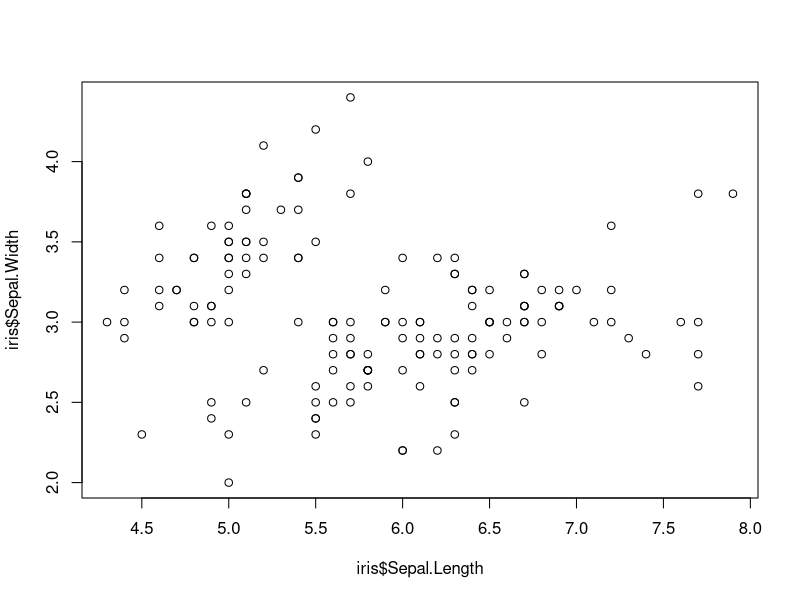
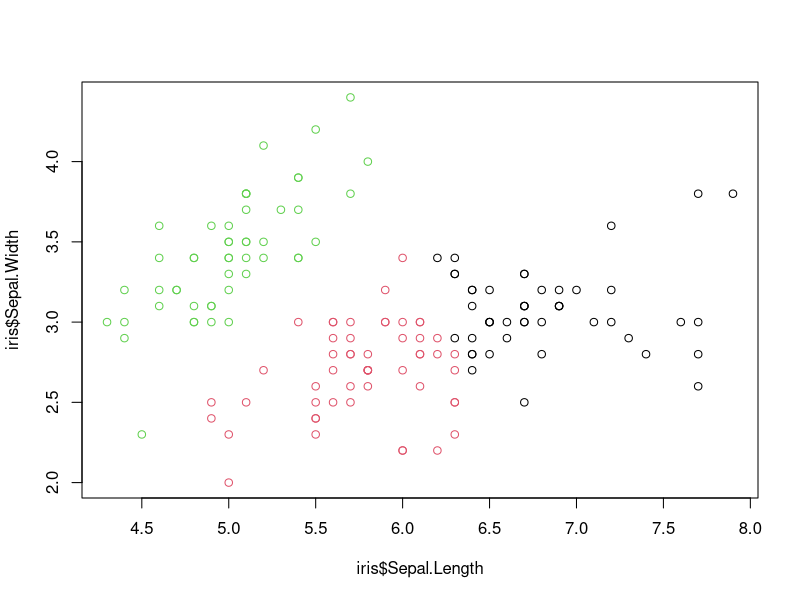
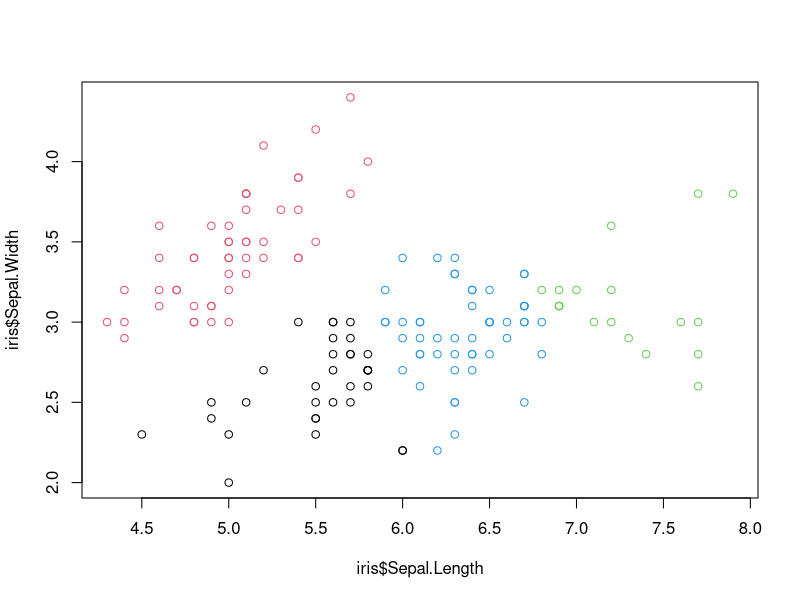

Reproduce these figures in R, in order. (Note: this script raises an error after producing the figures.)
setwd("~/dev/feg/day13")

data(iris)
str(iris)

plot(iris$Sepal.Length, iris$Sepal.Width)

iris.mat1 <- as.matrix(iris[, 1:2]) # 左ふたつの変数を使う
iris.km1 <- kmeans(iris.mat1, 3)    # 3個に分ける
iris.km4 <- kmeans(iris.mat1, 4)    # 4個に分ける

plot(iris$Sepal.Length, iris$Sepal.Width, col=iris.km1$cluster)
plot(iris$Sepal.Length, iris$Sepal.Width, col=iris.km4$cluster)

# クラスタ番号
# Clustering vector:
#  [1] 2 2 2 2 2 2 2 2 2 2 2 2 2 2 2 2 2 2 2 2 2 2 2 2 2 2 2 2 2 2 2 2 2 2 2 2 2 2 2 2 2 2 2 2 2 2 2 2
# [49] 2 2 1 1 1 3 1 3 1 3 1 3 3 3 3 3 3 1 3 3 3 3 3 3 3 3 1 1 1 1 3 3 3 3 3 3 3 3 1 3 3 3 3 3 3 3 3 3
# [97] 3 3 3 3 1 3 1 1 1 1 3 1 1 1 1 1 1 3 3 1 1 1 1 3 1 3 1 3 1 1 3 3 1 1 1 1 1 3 3 1 1 1 3 1 1 1 3 1
# [145] 1 1 3 1 1 3

# クラスタの中心となる３つの点
# Cluster means:
#   Sepal.Length Sepal.Width
# 1     6.812766    3.074468
# 2     5.006000    3.428000
# 3     5.773585    2.692453

plot()

par(mfrow=c(1,2))
plot(iris$Sepal.Length, iris$Sepal.Width, col=iris.km1$cluster, main="Clustering")
plot(iris$Sepal.Length, iris$Sepal.Width, col=iris$Species, main="Answer")
par(mfrow=c(1,1))

plot(iris$Sepal.Length, iris$Sepal.Width, col=iris.km1$cluster, main="Clustering")
points(iris.km1$centers, col=1:3, pch="+")

# ~~~~~~~~
jma <- read.csv("jma.csv")
tepco <- read.csv("tepco.csv")
jmatepco <- data.frame(temp=jma$avgtmp, tepco=tepco$sum / 2000)
str(jmatepco)
plot(jmatepco$tepco, jmatepco$temp)
jmatepco.mt <- as.matrix(jmatepco)
jmatepco.km <- kmeans(jmatepco.mt, 3)
plot(jmatepco$tepco, jmatepco$temp, col=jmatepco.km$cluster)
# 冬・秋春・夏の分割っぽくできたかも
# ~~~~~~~~

names(iris)
iris.mat2 <- as.matrix(iris[, c(1,3)])
iris.km2 <- kmeans(iris.mat2, 3)    # 3個に分ける
plot(iris$Sepal.Length, iris$Petal.Length, col=iris.km2$cluster, main="Clustering")
plot(iris$Sepal.Length, iris$Petal.Length, col=iris$Species, main="Answer")

iris.mat3 <- as.matrix(iris[, c(2,4)])
iris.km3 <- kmeans(iris.mat3, 3)    # 3個に分ける
par(mfrow=c(1,2))
plot(iris$Sepal.Width, iris$Petal.Width, col=iris.km3$cluster, main="Clustering")
plot(iris$Sepal.Width, iris$Petal.Width, col=iris$Species, main="Answer")
par(mfrow=c(1,1))

# 階層的クラスタリング
iris.dist <- dist(iris[,1:4])
iris.hc <- hclust(iris.dist)
plot(iris.hc)
# 隣にいるノードが近い。
# 一番近いノードから足していっている

library(car)
data(mtcars)
mtcars.d <- dist(mtcars)
mtcars.h <- hclust(mtcars.d)
plot(mtcars.h)
